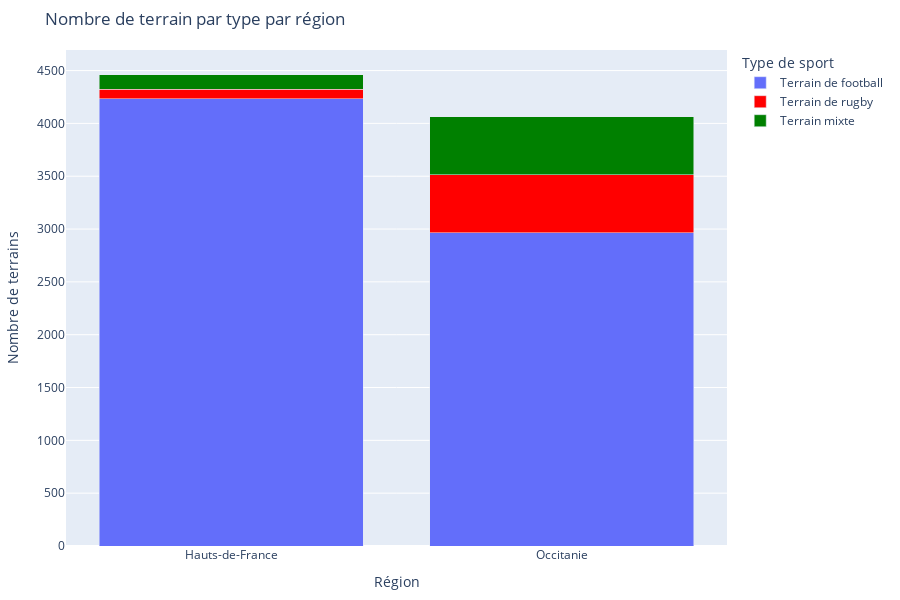

Notebook source saved alongside this figure:
### Code cell
import plotly.express as px
import pandas as pd

REGIONS = ["Hauts-de-France", "Occitanie"]
SPORT_COLORS = {
    "Terrain de football": "light blue",
    "Terrain de rugby": "red",
    "Terrain mixte": "green",
}

df = data[data["Région Nom"].isin(REGIONS)].copy()
df = df.dropna(subset=["Latitude", "Longitude"])

# Count facilities per region and sport type
counts = (
    df.groupby(["Région Nom", "Type d'équipement sportif"])
      .size()
      .reset_index(name="count")
)

# Stacked bar
fig = px.bar(
    counts,
    x="Région Nom",
    y="count",
    color="Type d'équipement sportif",
    color_discrete_map=SPORT_COLORS,
    title="Nombre de terrain par type par région",
    height=600
)

fig.update_layout(
    barmode="stack",
    xaxis_title="Région",
    yaxis_title="Nombre de terrains",
    legend_title="Type de sport",
    margin={"l": 40, "r": 40, "t": 50, "b": 40}
)

fig.show()

### Figure 1 — Plotly figure (JSON) as saved in the notebook; plotly's stock layout.template omitted (floating-point values rounded to 4 significant figures)
{"data": [{"hovertemplate": "Type d'équipement sportif=Terrain de football<br>Région Nom=%{x}<br>count=%{y}<extra></extra>", "legendgroup": "Terrain de football", "marker": {"color": "light blue", "pattern": {"shape": ""}}, "name": "Terrain de football", "orientation": "v", "showlegend": true, "textposition": "auto", "type": "bar", "x": ["Hauts-de-France", "Occitanie"], "xaxis": "x", "y": [4232, 2966], "yaxis": "y"}, {"hovertemplate": "Type d'équipement sportif=Terrain de rugby<br>Région Nom=%{x}<br>count=%{y}<extra></extra>", "legendgroup": "Terrain de rugby", "marker": {"color": "red", "pattern": {"shape": ""}}, "name": "Terrain de rugby", "orientation": "v", "showlegend": true, "textposition": "auto", "type": "bar", "x": ["Hauts-de-France", "Occitanie"], "xaxis": "x", "y": [91, 549], "yaxis": "y"}, {"hovertemplate": "Type d'équipement sportif=Terrain mixte<br>Région Nom=%{x}<br>count=%{y}<extra></extra>", "legendgroup": "Terrain mixte", "marker": {"color": "green", "pattern": {"shape": ""}}, "name": "Terrain mixte", "orientation": "v", "showlegend": true, "textposition": "auto", "type": "bar", "x": ["Hauts-de-France", "Occitanie"], "xaxis": "x", "y": [137, 547], "yaxis": "y"}], "layout": {"barmode": "stack", "height": 600, "legend": {"title": {"text": "Type de sport"}, "tracegroupgap": 0}, "margin": {"b": 40, "l": 40, "r": 40, "t": 50}, "title": {"text": "Nombre de terrain par type par région"}, "xaxis": {"anchor": "y", "domain": [0, 1], "title": {"text": "Région"}}, "yaxis": {"anchor": "x", "domain": [0, 1], "title": {"text": "Nombre de terrains"}}}}
